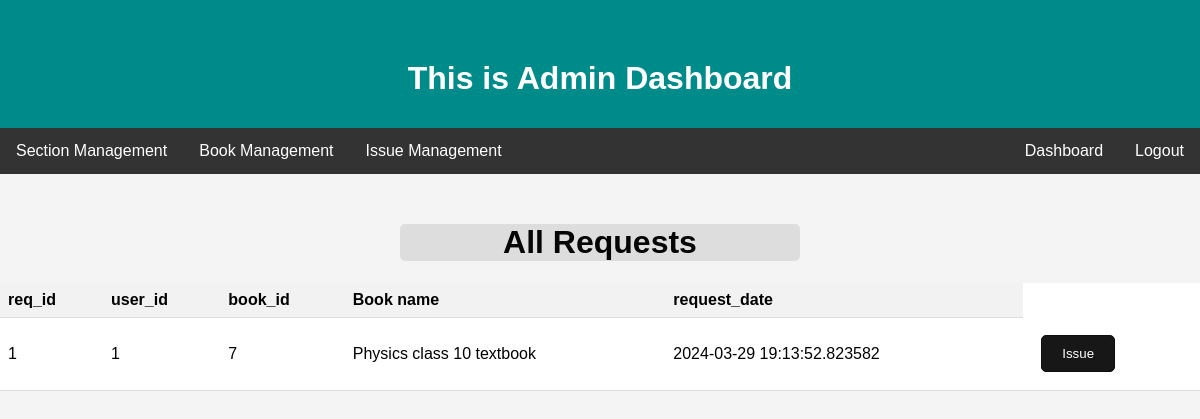
Page /issue_books (signed in) on the committed database.
### application/models.py (models this page shows, shortened)
class requested_book(db.Model):
    req_id = db.Column(db.Integer, primary_key=True, autoincrement=True)
    user_id = db.Column(db.Integer, db.ForeignKey('user.user_id'), nullable=False)
    book_id = db.Column(db.Integer, db.ForeignKey('book.book_id'), nullable=False)
    request_date = db.Column(db.DateTime, nullable=False)

class Book(db.Model):
    book_id = db.Column(db.Integer, primary_key=True, autoincrement=True)
    name = db.Column(db.String(80), unique=True, nullable=False)
    section_name = db.Column(db.String(80), nullable=False)
    author_name = db.Column(db.String(80),  nullable=False)
    publisher_name = db.Column(db.String(80), nullable=False)
    description = db.Column(db.String(120), unique=True, nullable=False)
    date_created = db.Column(db.DateTime, nullable=False)
    price = db.Column(db.Integer, nullable=False)
    keywords = db.Column(db.String(80), unique=True, nullable=False)

### application/routes.py (the view, shortened to what this page needs)
@app.route('/issue_books',methods=['GET','POST'])
def issue_books():
    if not session.get('user'):
        return redirect(url_for('login'))
    if session.get('user')['role'] != 'admin':
        return redirect(url_for('login'))
    req_info = db.session.query(requested_book,Book).join(Book,requested_book.book_id==Book.book_id).all()
    return render_template('requests.html',requests=req_info)

### templates/requests.html (shortened to what this page needs)
<!DOCTYPE html>
<html lang="en">
<head>
</head>
<body>
    <header>
        <h1>This is Admin Dashboard</h1>
    </header>
    <nav>
        <div class="dropdown">
            <button class="dropbtn">Section Management</button>
        </div>
        <div class="dropdown">
            <button class="dropbtn">Book Management</button>
        </div>
        <div class="dropdown">
            <button class="dropbtn">Issue Management</button>
        </div>
        <div class="logout"><a href="/logout">Logout</a></div>
        <div class="logout"><a href="/admin">Dashboard</a></div>
    </nav>
    <h1 class="heading">All Requests</h1>
    <table>
        <tr>
            <th>req_id</th>
            <th>user_id</th>
            <th>book_id</th>
            <th>Book name</th>
            <th>request_date</th>
        </tr>
        {% for request,book in requests %}
        <tr>
            <td>{{request['req_id']}}</td>
            <td>{{request['user_id']}}</td>
            <td>{{request['book_id']}}</td>
            <td>{{book['name']}}</td>
            <td>{{request['request_date']}}</td>
            <td><form action="/issue_books" method="POST"><input type="submit" value="Issue"></form></td>
        </tr>
        {% endfor %}
    </table>
</body>
</html>

### rows in the picture
requested_book: req_id "1", user_id "1", book_id "7", name "Physics class 10 textbook", request_date "2024-03-29 19:13:52.823582"
